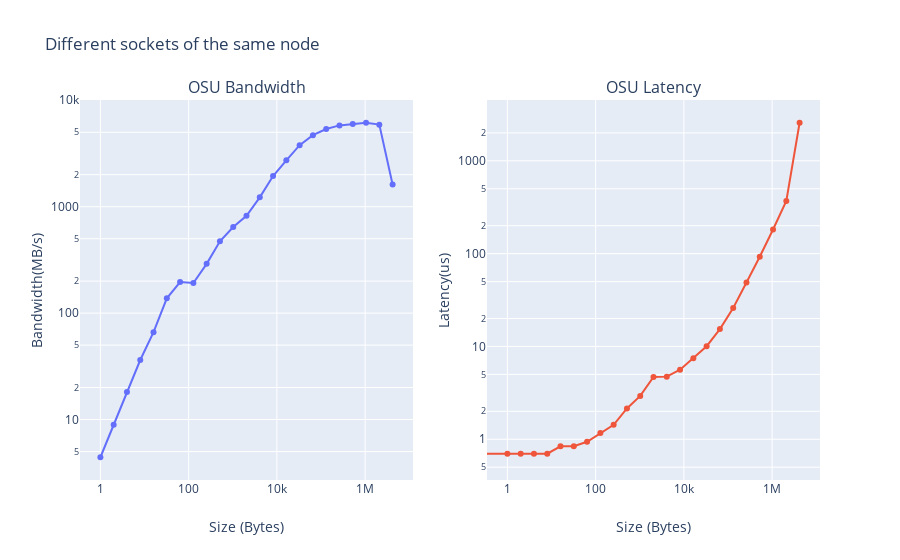

Write notebook code for a chart like this one.
### Markdown cell above
### Different sockets of the same node

### Code cell
osu_bw_df = parse_benchmark_output(DIFF_SOCKET_SA_NO+"/osu_bw.out", 'Size', 'Bandwidth(MB/s)')
osu_lat_df = parse_benchmark_output(DIFF_SOCKET_SA_NO+"/osu_latency.out", 'Size', 'Latency(us)')
osu_bw_df.to_csv(DIFF_SOCKET_SA_NO+'/osu_bw.out.csv', sep='\t', encoding='utf-8')
osu_lat_df.to_csv(DIFF_SOCKET_SA_NO+'/osu_latency.out.csv', sep='\t', encoding='utf-8')

fig = make_subplots(rows=1, cols=2,
    subplot_titles=("OSU Bandwidth","OSU Latency"))
fig.add_trace(go.Scatter(x=osu_bw_df['Size'], y=osu_bw_df['Bandwidth(MB/s)'], mode='markers+lines'), row=1, col=1)
fig.add_trace(go.Scatter(x=osu_lat_df['Size'], y=osu_lat_df['Latency(us)'], mode='markers+lines'), row=1, col=2)
fig.update_layout(showlegend=False, title_text="Different sockets of the same node")
fig.update_xaxes(title_text='Size (Bytes)')
fig.update_yaxes(title_text='Bandwidth(MB/s)', row=1, col=1)
fig.update_yaxes(title_text='Latency(us)', row=1, col=2)
fig.update_xaxes(type="log")
fig.update_yaxes(type="log")
fig.show()
pio.write_image(fig, DIFF_SOCKET_SA_NO+"/linechart.png")

### Figure 1 — Plotly figure (JSON) as saved in the notebook; plotly's stock layout.template omitted (floating-point values rounded to 4 significant figures)
{"data": [{"mode": "markers+lines", "type": "scatter", "x": ["1", "2", "4", "8", "16", "32", "64", "128", "256", "512", "1024", "2048", "4096", "8192", "16384", "32768", "65536", "131072", "262144", "524288", "1048576", "2097152", "4194304"], "xaxis": "x", "y": ["4.42", "8.94", "18.16", "36.25", "66.15", "137.59", "195.98", "191.81", "290.35", "472.51", "643.09", "820.29", "1224.01", "1943.46", "2729.04", "3784.94", "4698.03", "5370.32", "5809.61", "5987.71", "6150.28", "5905.68", "1619.73"], "yaxis": "y"}, {"mode": "markers+lines", "type": "scatter", "x": ["0", "1", "2", "4", "8", "16", "32", "64", "128", "256", "512", "1024", "2048", "4096", "8192", "16384", "32768", "65536", "131072", "262144", "524288", "1048576", "2097152", "4194304"], "xaxis": "x2", "y": ["0.64", "0.70", "0.70", "0.70", "0.70", "0.84", "0.84", "0.94", "1.17", "1.43", "2.15", "2.93", "4.69", "4.73", "5.61", "7.44", "10.06", "15.37", "25.92", "48.97", "92.44", "181.79", "369.43", "2571.80"], "yaxis": "y2"}], "layout": {"annotations": [{"font": {"size": 16}, "showarrow": false, "text": "OSU Bandwidth", "x": 0.225, "xanchor": "center", "xref": "paper", "y": 1, "yanchor": "bottom", "yref": "paper"}, {"font": {"size": 16}, "showarrow": false, "text": "OSU Latency", "x": 0.775, "xanchor": "center", "xref": "paper", "y": 1, "yanchor": "bottom", "yref": "paper"}], "showlegend": false, "title": {"text": "Different sockets of the same node"}, "xaxis": {"anchor": "y", "domain": [0, 0.45], "title": {"text": "Size (Bytes)"}, "type": "log"}, "xaxis2": {"anchor": "y2", "domain": [0.55, 1], "title": {"text": "Size (Bytes)"}, "type": "log"}, "yaxis": {"anchor": "x", "domain": [0, 1], "title": {"text": "Bandwidth(MB/s)"}, "type": "log"}, "yaxis2": {"anchor": "x2", "domain": [0, 1], "title": {"text": "Latency(us)"}, "type": "log"}}}
